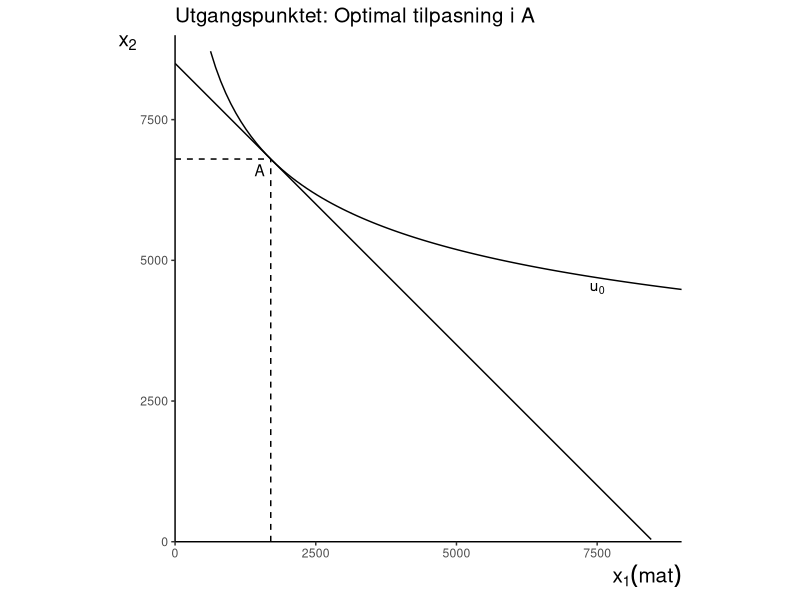
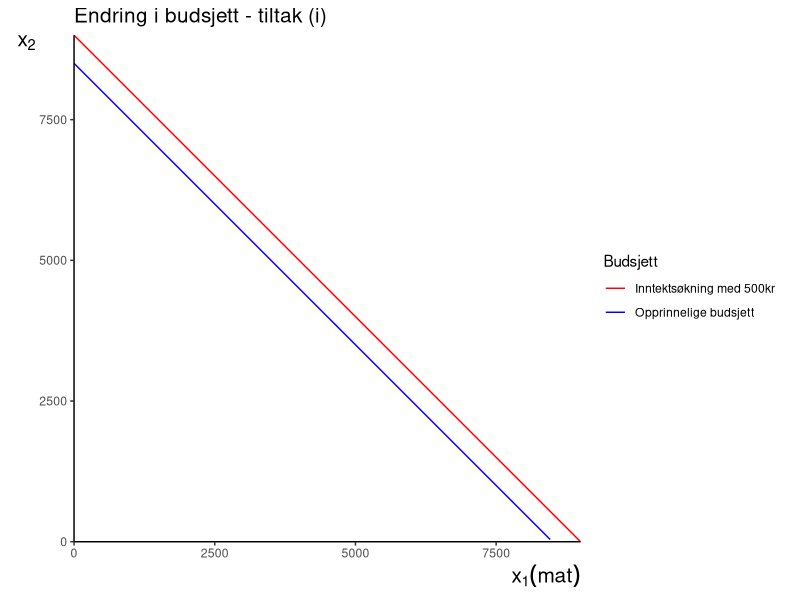
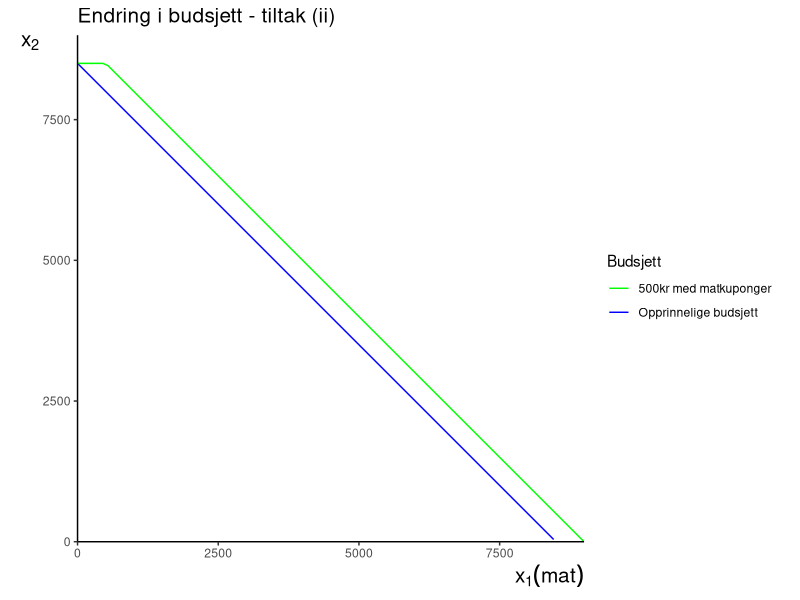
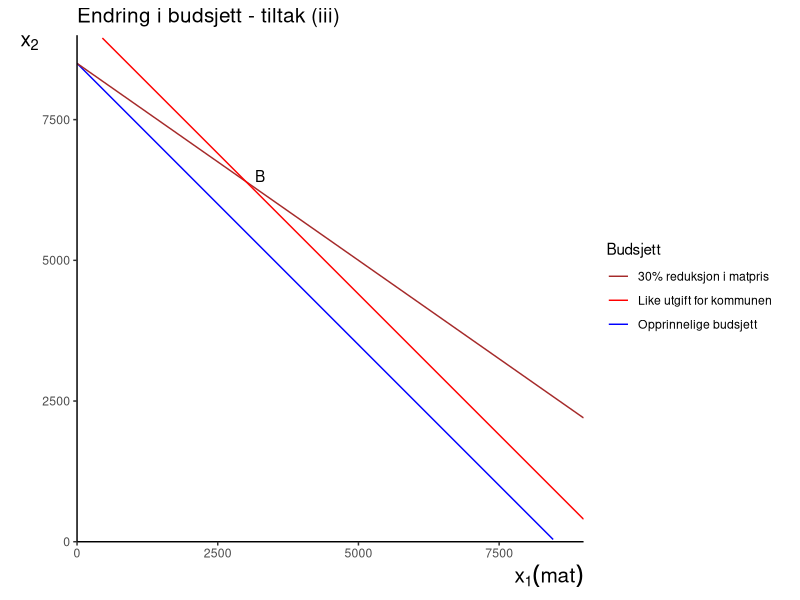

These charts were generated, in order, by the following R code:
## ---- chunk 1
knitr::opts_chunk$set(warning = FALSE)
## ---- chunk 2

rm(list = ls())

suppressPackageStartupMessages(library(tidyverse))


#lag aksen for tegningen

axes_1 <- ggplot()+
  labs(x=expression(x[1](mat)), y=expression(x[2]))+
  theme(axis.title = element_text(size = 15),
        plot.title = element_text(size = 15),
        panel.background = element_blank(), # hvit bakgrunn
        axis.line = element_line(colour = "black"), # sett inn akselinjer
        axis.title.x = element_text(hjust = 1),
        axis.title.y = element_text(angle = 0, vjust = 1, hjust=1))+ # juster labels på aksene  
  coord_fixed(ratio = 1)+ # lik skala for x og y aksen
  scale_x_continuous(limits = c(0, 9000), expand = c(0, 0))+
  scale_y_continuous(limits = c(0, 9000), expand = c(0, 0)) # begrense aksene
# og sikre at akselinjene møttes i (0,0).


# nyttefunkjsonen som brukes U=x1^.2x2^.8 (Cobb-Douglas)

# vi angir noen indifferenskurver

I_0 <- function(x_1) (5153.44^1.25)/(x_1^.25) # nyttenivå 5153.44

# budsjettet med inntekt 8500

buds_0 <- function(x_1) 8500-x_1



figur_1 <- axes_1 + labs(title="Utgangspunktet: Optimal tilpasning i A")+
  stat_function(
        fun=I_0,
        mapping = aes()
        ) +
  stat_function(
                fun=buds_0,
                mapping = aes()
  )+
  annotate("text",x=7500,y=4500, label=expression(u[0]))+
  
  geom_segment(aes(x=1700, y=0, xend=1700, yend=6800), linetype="dashed")+
  geom_segment(aes(x=0, y=6800, xend=1700, yend=6800), linetype="dashed")+
  annotate("text",x=1500,y=6600, label="A")
  

figur_1
## ---- chunk 3
# p1=1 p2=1, y=8500

# økt inntekt med 500 kr

buds_1 <- function(x_1) 9000-x_1




figur_2 <- axes_1 +
  labs(title = "Endring i budsjett - tiltak (i)") +
  stat_function(
    fun = buds_0,
    mapping = aes(color = "Opprinnelige budsjett")  # farge for "Opprinnelige budsjett"
  ) +
  stat_function(
    fun = buds_1,
    mapping = aes(color = "Inntektsøkning med 500kr")  # farge for "Inntektsøkning med 500kr"
  ) +
  scale_color_manual(values = c("Opprinnelige budsjett" = "blue", "Inntektsøkning med 500kr" = "red")) +
  guides(color = guide_legend(title = "Budsjett"))  # legend

figur_2


## ---- chunk 4
buds_2 <- function(x_1) {
  ifelse(x_1 >= 0 & x_1 <= 500, 8500, 9000 - x_1)}

figur_3 <- axes_1 +
  labs(title = "Endring i budsjett - tiltak (ii)") +
  stat_function(
    fun = buds_0,
    mapping = aes(color = "Opprinnelige budsjett")  # farge for "Opprinnelige budsjett"
  ) +
  stat_function(
    fun = buds_2,
    mapping = aes(color = "500kr med matkuponger")  # farge for "500kr med matkuponger"
  ) +
  scale_color_manual(values = c("Opprinnelige budsjett" = "blue", "500kr med matkuponger" = "green")) +
  guides(color = guide_legend(title = "Budsjett"))  # legend

figur_3
## ---- chunk 5
buds_3 <- function(x_1) 8500-0.7*x_1
buds_4 <- function(x_1) 9400-x_1

figur_4 <- axes_1 +
  labs(title = "Endring i budsjett - tiltak (iii)") +
  stat_function(
    fun = buds_0,
    mapping = aes(color = "Opprinnelige budsjett")  # farge for "Opprinnelige budsjett"
  ) +
  stat_function(
    fun = buds_3,
    mapping = aes(color = "30% reduksjon i matpris")  # farge for "30% reduksjon i matpris"
    )+ stat_function(
    fun = buds_4,
    mapping = aes(color = "Like utgift for kommunen")  # farge for "Like utgift for kommunen"
  ) +
  scale_color_manual(values = c("Opprinnelige budsjett" = "blue", "30% reduksjon i matpris" = "brown", "Like utgift for kommunen" = "red")) +
  guides(color = guide_legend(title = "Budsjett")
         ) + # legend 
  geom_point(x=3000, y=6400)+
  annotate("text",x=3250,y=6500, label="B")


figur_4
